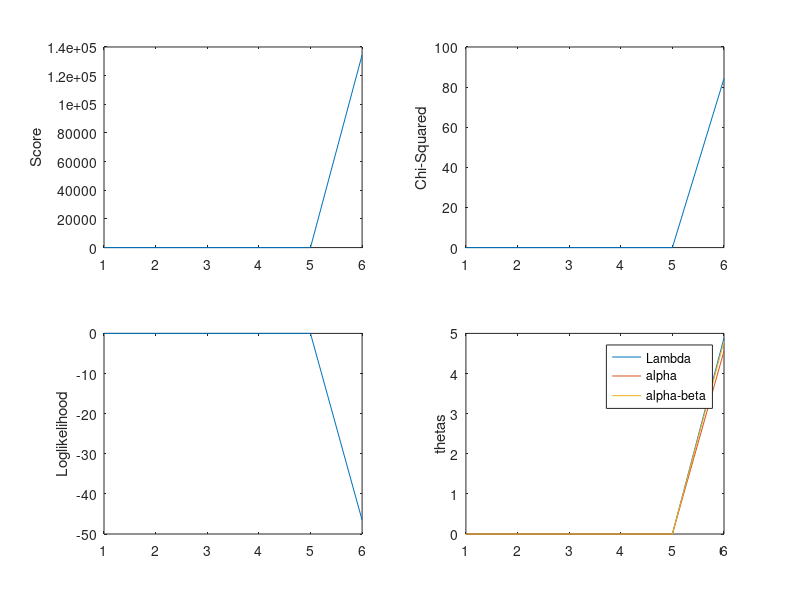

The MATLAB script that drew this image:
% enter data from Emily
% imposes constraint on Lambda but leaves in the scoring
%used Genetics paper form to IRLS in Avise et al (1987)
% imposes sample size constraint for each cross!
clear all
N(1,1) = 103
N(1,2) = 167
N(1,3) = 126
N(2,1) = 142
N(2,2) =  86
N(2,3) =  58
N(3,1) = 170
N(3,2) = 108
N(3,3) =  88
NN = 0
k = 0
m = 3
for i=1:3
    for j=1:3
        k = k + 1
         O(k) = log(N(i,j));
        NN = NN + N(i,j);
    end
end
for i=1:3
    NR(i) = 0
    for j=1:3
        NR(i) = NR(i) + N(i,j)
    end
end
% use regression to initialize IRLS
X = [ 1 0 0 1 -1 0 1 0 0; 1 0 0 -1 1 0 1 0 0; 1 0 0 -1 -1 0 -1 0 0; 0 1 0 0 -1 -1 0 -1 1; 0 1 0 0 1 -1 0 1 0; 0 1 0 0 -1 1 0 1 0; 0 0 1 1 0 -1 0 0 1; 0 0 1 -1 0 -1 0 0 -1; 0 0 1 1 0 -1 0 0 1]
%X = [ 1 1 -1 0 1 0 0; 1 -1 1 0 1 0 0; 1 -1 -1 0 -1 0 0; 1 0 -1 -1 0 -1 1; 1 0 1 -1; 1 0 -1 1 0 1 0; 1 1 0 -1 0 0 1; 1 -1 0 -1 0 0 -1; 1 1 0 -1 0 0 1]
%X = [ 1 1 -1 0; 1 -1 1 0; 1 -1 -1 0; 1 0 -1 -1; 1 0 1 -1; 1 0 -1 1; 1 1 0 -1; 1 -1 0 -1; 1 -1 0 1]
X = [1 0 0; 1 0 0; 1 0 0; 0 1 0; 0 1 0; 0 1 0; 0 0 1; 0 0 1; 0 0 1]
H = X'*X
O = O'
theta0 = inv(H)*X'*O
Pred = (X*theta0)
Exp=exp(Pred)
Obs=exp(O)
X2 = 0;
for i=1:9
    X2 = X2 + ((Obs(i))-Exp(i))^2/Exp(i)
end
for i=1:3
      k = 3*(i-1)
    ER(i) = 0
    for j=1:3
        ER(i) = ER(i) + Exp(k+j)
    end
end
'initial',X2,theta0
%IRLS
beta = theta0
iter = 100
%start IRLS
error = 1000
while error > 10^-8
   % calculate Ks from model and parameters
K = exp(X*beta)
for i=1:3
   k = 3*(i-1)
   for j=1:3
       K(k+j) = K(k+j)/NR(i)
   end
end
    A = diag(K)
    A = inv(A)
   
         info = X'*A*X
         info = NN*info
         VAR = inv(info)
         S = A*O
         Y = S + NN*A*X*beta
         betastar=VAR*X'*Y
        Pred = (X*betastar)
        Exp = exp(Pred)
        for i=1:3
      k = 3*(i-1)
      % calculate expected marginal counts for each cross
    ER(i) = 0;
    for j=1:3
        ER(i) = ER(i) + Exp(k+j);
    end
        end
% After getting expected margins, update the betastar to enforce these
% margins
         for i=1:3
    betastar(i)=betastar(i) - log(ER(i)/NR(i));
         end
    % update predictions once the margins are enforced for each cross
      Pred = (X*betastar)
        Exp = exp(Pred)   
%calculate error in marginal counts of crosses
        diff = ER(1) -NR(1) + ER(2) - NR(2) + ER(3) - NR(3)
        Obs=exp(O)
        X2 = 0;
        for i=1:9
            X2 = X2 +(Obs(i)-Exp(i))^2/Exp(i);
        end
        k
        X2
        chisq(k) = X2;
        error = (betastar-beta)'*(betastar-beta)
        rel = (beta)'*(beta)
        error = error/rel
        beta = betastar;
        for i=1:m
            sd(i) = sqrt(VAR(i,i));
        end
        sdd = sd'
        parameters = [beta,sdd]
        Score(k) = sum(X'*Y);
        lnL=0;
        for i=1:9
            lnL = lnL + O(i)*log(K(i));
        end
        Like(k) = lnL;
        beta1(k) = beta(1);
        beta2(k) = beta(2);
        beta3(k) = beta(3);
        
end
subplot(2,2,1)
plot(1:k,Score)
ylabel('Score')
subplot(2,2,2)
plot(1:k,chisq)
ylabel('Chi-Squared')
subplot(2,2,3)
plot(1:k,Like)
ylabel('Loglikelihood')
subplot(2,2,4)
xx=1:k;
plot(xx,beta1,xx,beta2,xx,beta3)
legend('Lambda','alpha','alpha-beta')
ylabel('thetas')